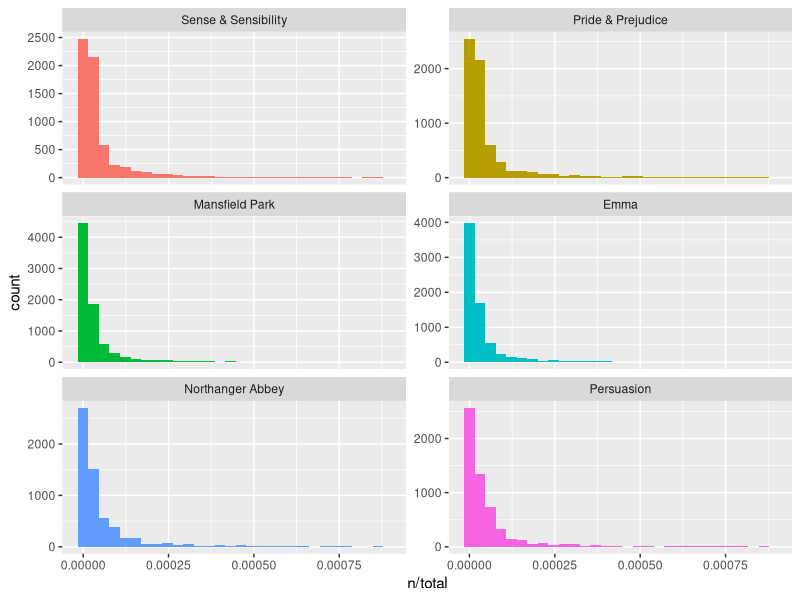
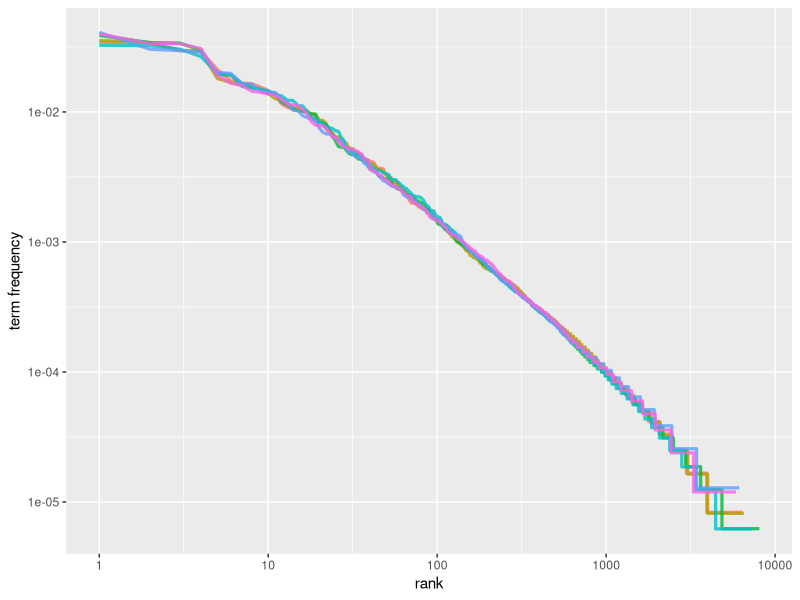
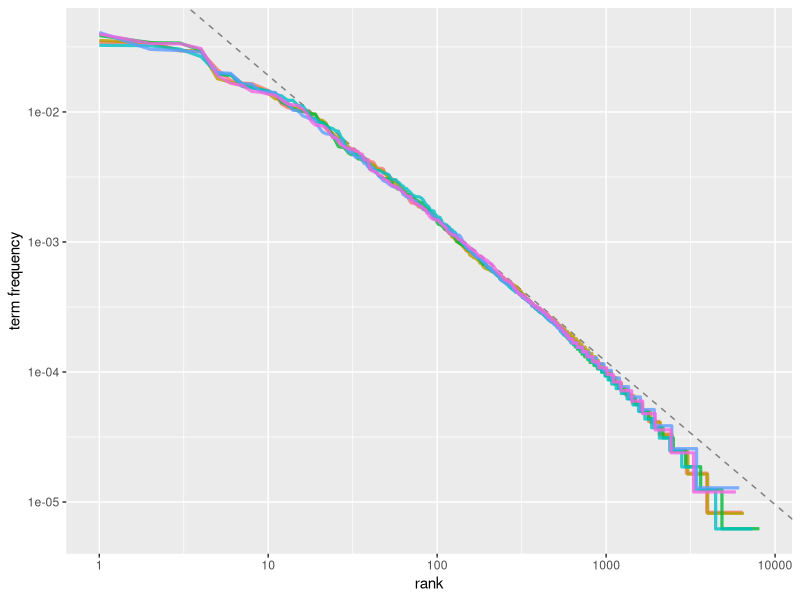
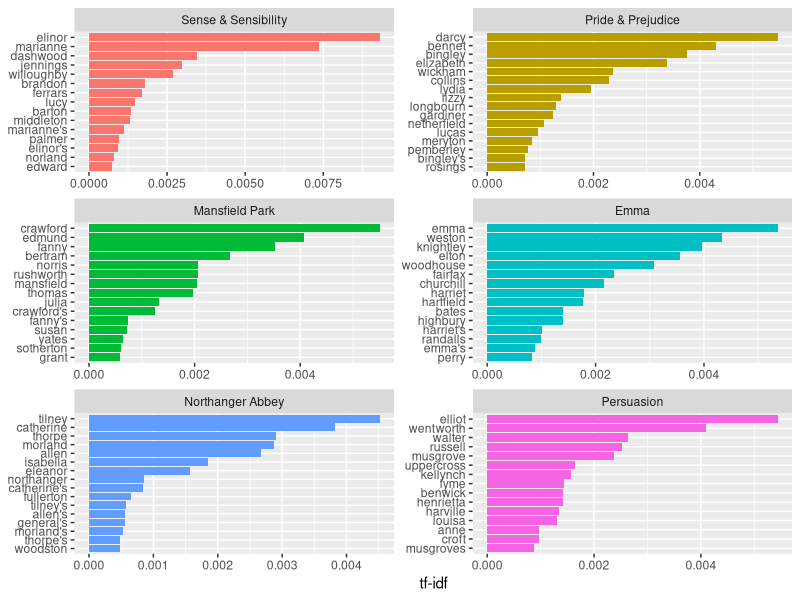

These charts were generated, in order, by the following R code:
library(dplyr)
library(janeaustenr)
library(tidytext)

book_words <- austen_books() %>%
    unnest_tokens(word, text) %>% 
    count(book, word, sort = TRUE) %>% 
    ungroup()

total_words <- book_words %>% 
    group_by(book) %>%
    summarize(total = sum(n))

book_words <- left_join(book_words, total_words)

book_words

library(ggplot2)
ggplot(book_words, 
    aes(n/total, fill = book)
    ) +
    geom_histogram(show.legend = FALSE) +
    xlim(NA, 0.0009) + 
    facet_wrap(~book, ncol = 2, scales = "free_y")

freq_by_rank <- book_words %>% 
    group_by(book) %>%
    mutate(
        rank = row_number(),
        `term frequency` = n/total
    )

freq_by_rank


freq_by_rank %>%
    ggplot(aes
        (rank, `term frequency`, color = book)
        ) +
        geom_line(size = 1.1, alpha = 0.8, show.legend = FALSE) +
        scale_x_log10() +
        scale_y_log10()

rank_subset <- freq_by_rank %>%
    filter(
        rank < 500, 
        rank > 10
    )

lm(log10(`term frequency`) ~ log10(rank), data = rank_subset)

freq_by_rank %>%
    ggplot(aes
        (rank, `term frequency`, color = book)
        ) +
        geom_abline(intercept = -0.62, slope = -1.1, color = "gray50", linetype = 2) +
        geom_line(size = 1.1, alpha = 0.8, show.legend = FALSE) +
        scale_x_log10() +
        scale_y_log10()

book_words <- book_words %>%
    bind_tf_idf(word, book, n)
book_words

book_words %>%
    select(-total) %>%
    arrange(desc(tf_idf))


book_words %>%
    arrange(desc(tf_idf)) %>%
    mutate(word = factor(word, levels = rev(unique(word)))) %>%
    group_by(book) %>%
    top_n(15) %>%
    ungroup %>%
    ggplot(aes(word, tf_idf, fill = book)) +
    geom_col(show.legend = FALSE) +
    labs(x = NULL, y = "tf-idf") +
    facet_wrap(~book, ncol = 2, scales = "free") +
    coord_flip()
